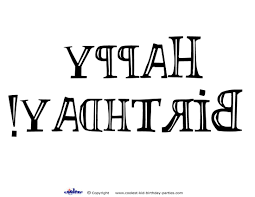
#> input picture normal.png, 255 x 197 px
$ python flip.py
#> lines starting #> are read from the running program, lines starting #| are printed output that depends on the picture
from PIL import Image
img=Image.open('normal.png')
#> img is the input picture: PIL image 255x197 P; mean R, G, B 233.7, 233.7, 233.8
transposed_img=img.transpose(Image.FLIP_LEFT_RIGHT)
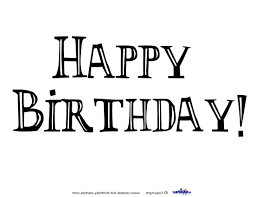
#> transposed_img: PIL image 255x197 P; mean R, G, B 233.7, 233.7, 233.8
transposed_img.save('flipped.png')
print("Done flipping")
